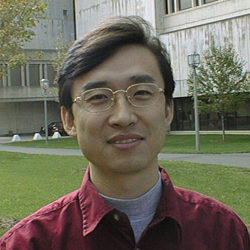
%> input picture ComputerVision/Ass2/IDPicture.bmp, 250 x 250 px
$ octave ColorEdgeDectectionDifferentChannel.m   (GNU Octave 9; MATLAB toolbox functions it lacks are replaced by stand-ins)
%> lines starting %> are read from the running program, lines starting %| are printed output that depends on the picture
clc;    % Clear the command window.
close all;  % Close all figures (except those of imtool.)
imtool close all;  % Close all imtool figures.
workspace;  % Make sure the workspace panel is showing.
fontSize = 14;
% Read in a standard MATLAB color demo image.
folder = fullfile(matlabroot, '\toolbox\images\imdemos');
baseFileName = 'IDPicture.bmp';
fullFileName = fullfile(folder, baseFileName);
% Get the full filename, with path prepended.
fullFileName = fullfile(folder, baseFileName);
if ~exist(fullFileName, 'file')
	% Didn't find it there.  Check the search path for it.
	fullFileName = baseFileName; % No path this time.
	if ~exist(fullFileName, 'file')
		% Still didn't find it.  Alert user.
		errorMessage = sprintf('Error: %s does not exist.', fullFileName);
		uiwait(warndlg(errorMessage));
		return;
	end
end
rgbImage = imread(fullFileName);
%> rgbImage is the input picture: size 250x250x3 uint8; mean R, G, B 110.8, 107.1, 91.7
% Get the dimensions of the image.  numberOfColorBands should be = 3.
[rows columns numberOfColorBands] = size(rgbImage);
%> rows = 250; columns = 250; numberOfColorBands = 3
% Display the original color image.
subplot(2, 4, 1);
imshow(rgbImage, []);
title('Original Color Image', 'FontSize', fontSize);
% Enlarge figure to full screen.
set(gcf, 'units','normalized','outerposition',[0 0 1 1]);

%%%%%%%%%%%%%%%%%%%%%%%%%%%%%%%%%%%%%%%%%%%%%%%%%%%%%%%%%%%%%%%%%%%%%%%%%%
% Extract the individual red, green, and blue color channels.
redChannel = rgbImage(:, :, 1);
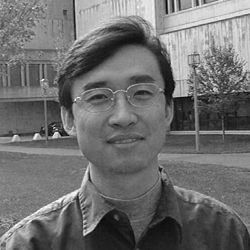
%> redChannel: size 250x250 uint8; min 6, max 255, mean 110.8
greenChannel = rgbImage(:, :, 2);
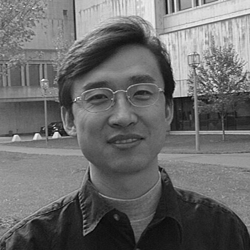
%> greenChannel: size 250x250 uint8; min 3, max 255, mean 107.1
blueChannel = rgbImage(:, :, 3);
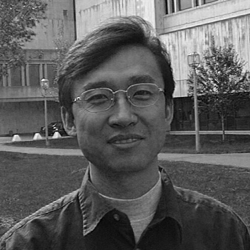
%> blueChannel: size 250x250 uint8; min 1, max 255, mean 91.7
% Display them
subplot(2,4,2);
imshow(redChannel);
title('Red Channel', 'FontSize', fontSize);
subplot(2,4,3);
imshow(greenChannel);
title('Green Channel', 'FontSize', fontSize);
subplot(2,4,4);
imshow(blueChannel);
title('Blue Channel', 'FontSize', fontSize);
% Compute Sobel Filters and threshold them
threshRed = 1;
threshGreen = 3;
threshBlue = 4;
[sobelRed threshRed] = edge(redChannel,'sobel');
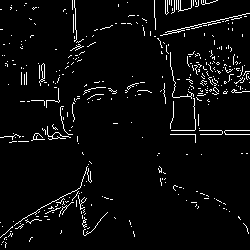
%> sobelRed: size 250x250 logical; 4.2% white in thin lines or dots
%> threshRed = 0.118
[sobelGreen threshGreen] = edge(greenChannel,'sobel');
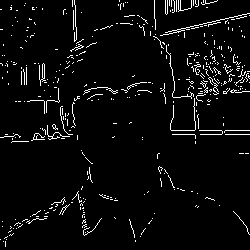
%> sobelGreen: size 250x250 logical; 4.4% white in thin lines or dots
%> threshGreen = 0.113
[sobelBlue threshBlue] = edge(blueChannel,'sobel');
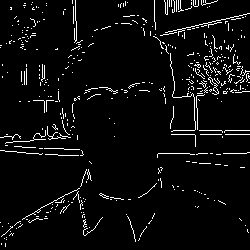
%> sobelBlue: size 250x250 logical; 4.7% white in thin lines or dots
%> threshBlue = 0.121
% Display them
subplot(2,4,6);
imshow(sobelRed, []);
title('Sobel Filter on Red Channel', 'FontSize', fontSize);
subplot(2,4,7);
imshow(sobelGreen, []);
title('Sobel Filter on Green Channel', 'FontSize', fontSize);
subplot(2,4,8);
imshow(sobelBlue, []);
title('Sobel Filter on Blue Channel', 'FontSize', fontSize);
